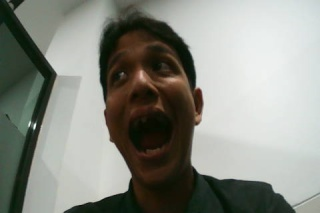
#> input picture raspberry-pi/stream/new_streamer/gallery/snap_20260930_154937.jpg, 320 x 213 px
$ python -i laptop_receiver.py   (imports and definitions only)
#> lines starting #> are read from the running program, lines starting #| are printed output that depends on the picture; after the words box and inside, x2 and y2 are one past the last pixel; in counts of white or black regions, pixels touching at a corner belong together
import cv2
import gradio as gr
import numpy as np
import urllib.request


def process_frame(frame):
    gray = cv2.cvtColor(frame, cv2.COLOR_RGB2GRAY)  # Input is RGB from MJPEG decode
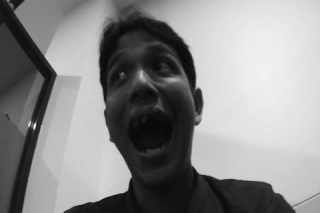
#> gray: shape (213, 320); min 8, max 251, mean 138.5
    _, segmented = cv2.threshold(gray, 0, 255, cv2.THRESH_BINARY + cv2.THRESH_OTSU)
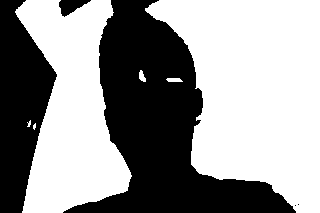
#> segmented: shape (213, 320); 58.9% white; 5 black regions (2 under 20 px), largest, box (x1, y1, x2, y2) and area: (63, 0, 296, 213) 20060, (0, 0, 57, 213) 7673, (59, 0, 91, 17) 300
    return cv2.cvtColor(segmented, cv2.COLOR_GRAY2RGB)


def video_stream():
    # URL of the Pi's Flask video feed
    url = "http://192.168.137.150:5000/video"
    stream = urllib.request.urlopen(url)
    bytes_data = b""

    while True:
        # Read the stream in chunks
        bytes_data += stream.read(1024)

        # Find JPEG frame boundaries
        start = bytes_data.find(b"\xff\xd8")  # JPEG start
        end = bytes_data.find(b"\xff\xd9")  # JPEG end
        if start != -1 and end != -1:
            jpg = bytes_data[start : end + 2]
            bytes_data = bytes_data[end + 2 :]  # Remove processed frame

            # Decode JPEG to RGB frame
            frame = cv2.imdecode(np.frombuffer(jpg, dtype=np.uint8), cv2.IMREAD_COLOR)
            if frame is None:
                print("Error: Failed to decode frame")
                continue

            # Process for segmentation
            segmented_frame = process_frame(frame)
            yield segmented_frame


# [7 lines that did not run here, left out]

# [1 line not run here, left out]

>>> import cv2
>>> picture = cv2.cvtColor(cv2.imread('new_streamer/gallery/snap_20260930_154937.jpg'), cv2.COLOR_BGR2RGB)
>>> result = process_frame(picture)

$ run again, on raspberry-pi/stream/new_streamer/gallery/snap_20260930_155004.jpg
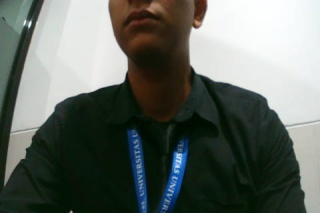
#> input picture raspberry-pi/stream/new_streamer/gallery/snap_20260930_155004.jpg, 320 x 213 px
#> in process_frame, `gray = cv2.cvtColor(frame, cv2.COLOR_RGB2GRAY)`:
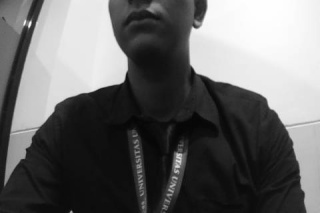
#> gray: shape (213, 320); min 5, max 255, mean 103.5
#> in process_frame, `_, segmented = cv2.threshold(gray, 0, 255, cv2.THRESH_BINARY + cv2.THR..`:
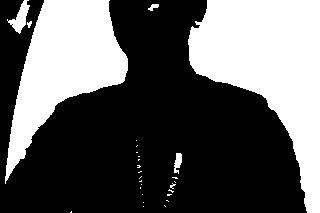
#> segmented: shape (213, 320); 37.3% white; 28 white regions (22 under 20 px), largest, box (x1, y1, x2, y2) and area: (188, 0, 320, 213) 14499, (5, 0, 128, 184) 10334, (7, 0, 30, 34) 319, (174, 153, 182, 174) 111, (148, 4, 159, 11) 44, (27, 21, 32, 28) 22
